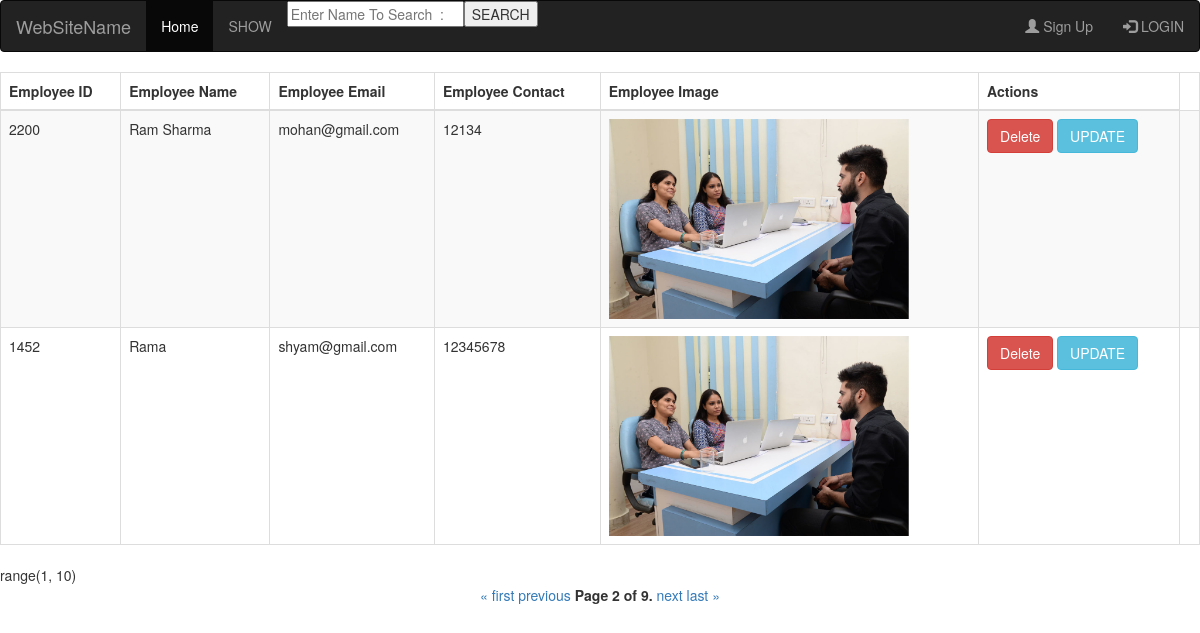
The app's page /myapp/show/?page=2 with its own data.
### myapp/models.py (models this page shows, shortened)
class Employee(models.Model):
    eid = models.IntegerField()
    ename = models.CharField(max_length=100)
    eemail = models.EmailField()
    econtact = models.CharField(max_length=15)
    eimage = models.ImageField(upload_to='Employee')
    class Meta:
        db_table = "emp"
        ordering = ['-ename']

### myapp/views.py (the view)
# urls.py: path('show/',show,name='show'),
def show(request):
	profile_list = Employee.objects.get_queryset().filter(eid__gte=2).order_by('-eid')
	paginator = Paginator(profile_list, 2)
	page = request.GET.get('page')
	posts = paginator.get_page(page)
	context={"employees":posts}
	print(paginator.page_range)
	return render(request,'show.html',context)

### myapp/templates/show.html
{% extends 'base.html' %}
{% block content %}
<table class="table table-striped table-bordered table-sm">
    <thead class="thead-dark">
    <tr>
        <th>Employee ID</th>
        <th>Employee Name</th>
        <th>Employee Email</th>
        <th>Employee Contact</th>
        <th>Employee Image</th>
        <th>Actions</th>
    </tr>
    </thead>
    <tbody>
{% for employee in employees %}
    <tr>
        <td>{{ employee.eid }}</td>
        <td>{{ employee.ename }}</td>
        <td>{{ employee.eemail }}</td>
        <td>{{ employee.econtact }}</td>
        <td><img src="{{ employee.eimage.url }}" height="200px"></td>
     <td><a href="{% url 'delete' employee.id %}" class='btn btn-danger' >Delete</a>
     <a href="{% url 'update' employee.id %}" class='btn btn-info' >UPDATE</a></td>
        <td>
        </td>
    </tr>
{% endfor %}
    </tbody>
</table>
         {{employees.paginator.page_range}}
   <center>
    <div>
    <span>
        {% if employees.has_previous %}
            <a href="?page=1">&laquo; first</a>
            <a href="?page={{ employees.previous_page_number }}">previous</a>
        {% endif %}
        <span>
            <strong>Page {{ employees.number }} of {{ employees.paginator.num_pages }}.</strong>
        </span>
        {% if employees.has_next %}
            <a href="?page={{ employees.next_page_number }}">next</a>
            <a href="?page={{ employees.paginator.num_pages }}">last &raquo;</a>
        {% endif %}
    </span>
</div></center>
{% endblock %}

### myapp/templates/base.html (shortened to what this page needs)
<!DOCTYPE html>
<html>
<head>
<link rel="stylesheet" href="https://maxcdn.bootstrapcdn.com/bootstrap/3.3.7/css/bootstrap.min.css">
</head>
<body>
<nav class="navbar navbar-inverse">
  <div class="container-fluid">
    <div class="navbar-header">
      <a class="navbar-brand" href="#">WebSiteName</a>
    </div>
    <form method="POST" action="{% url 'search' %}">
    <ul class="nav navbar-nav {% block blockclass %}{% endblock %}">
      <li class="active"><a href="#">Home</a></li>
		<li><a href="{% url 'show' %}">SHOW</a></li>
      	<li><input type="text" name='searchbox' placeholder="Enter Name To Search  : "></li>
      <li><input type='submit'  value='SEARCH'></a></li>
    </ul>
   </form>
    <ul class="nav navbar-nav navbar-right">
      {% if user.is_authenticated %}
        <a class='navbar-brand'>Welcome {{user}}</a>
      <li><a href="{% url 'password' %}"><span class="glyphicon glyphicon-log-out"></span> CHANGE PASSWORD</a></li>
      <li><a href="{% url 'logout' %}"><span class="glyphicon glyphicon-log-out"></span> LOGOUT</a></li>
    {% else %}
      <li><a href="{% url 'register' %}"><span class="glyphicon glyphicon-user"></span> Sign Up</a></li>
      <li><a href="{% url 'login' %}"><span class="glyphicon glyphicon-log-in"></span> LOGIN</a></li>
      {% endif %}
      </ul>
  </div>
</nav>
{% block content %}
{% endblock %}
</body>
</html>

### records on screen
Employee: eid "2200", ename "Ram Sharma", eemail "mohan@gmail.com", econtact "12134", eimage (picture)
Employee: eid "1452", ename "Rama", eemail "shyam@gmail.com", econtact "12345678", eimage (picture)

### other values on screen
{{ employees.paginator.page_range }} "range(1, 10)"
{{ employees.number }} "2"
{{ employees.paginator.num_pages }} "9"
